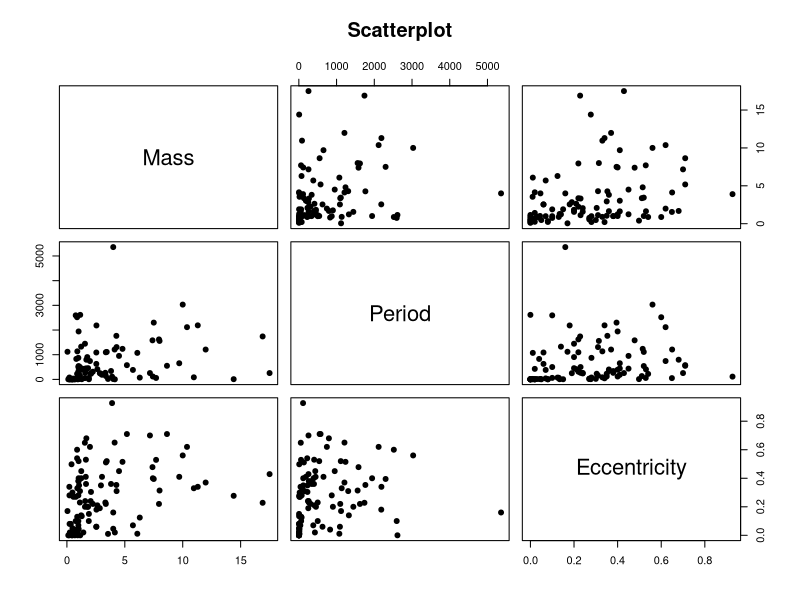
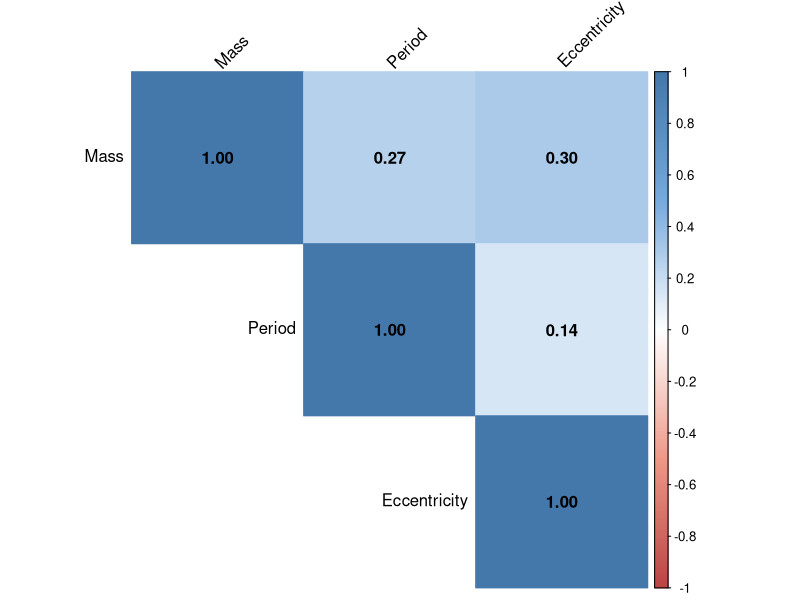
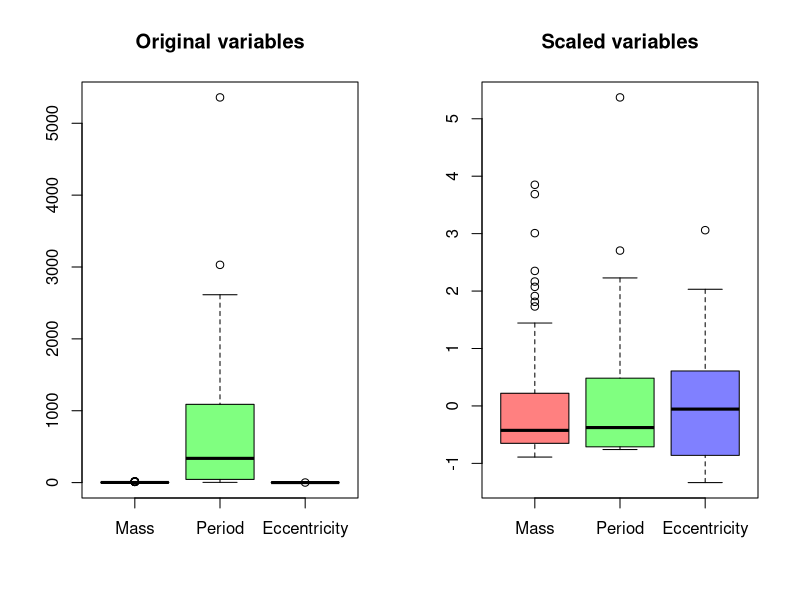
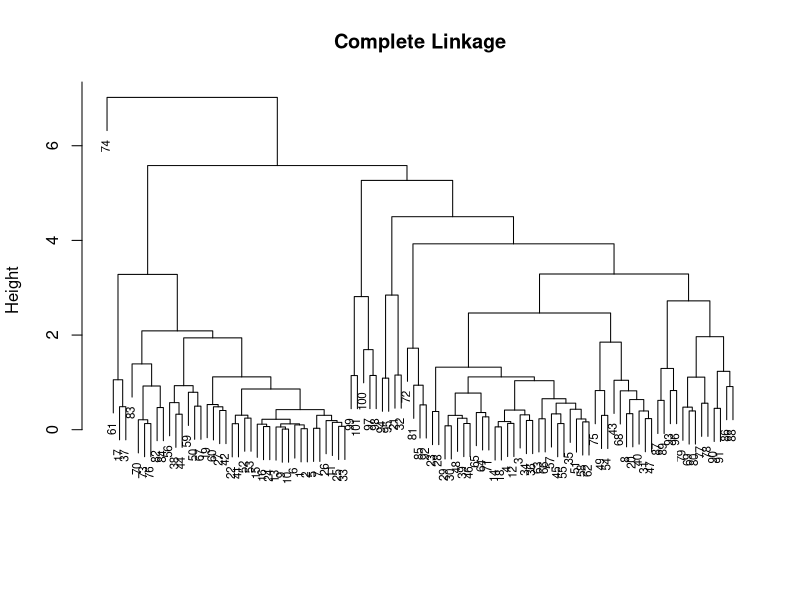
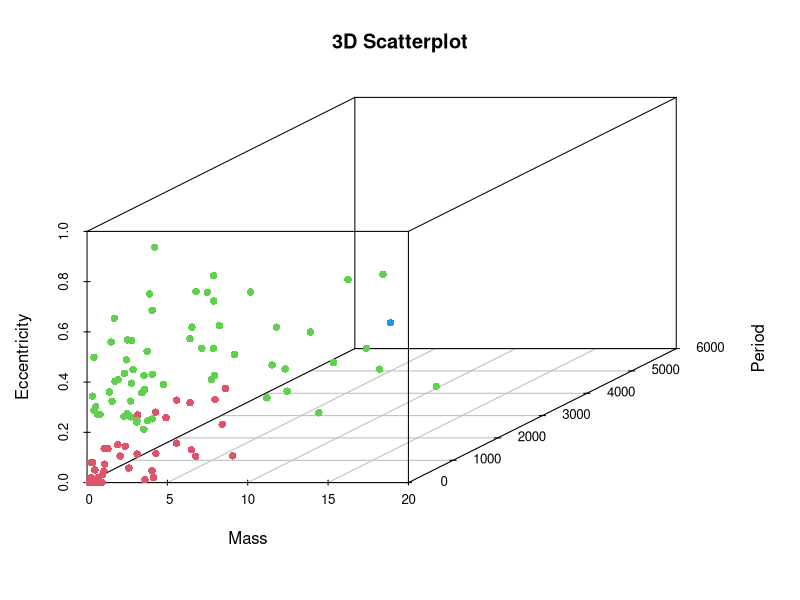
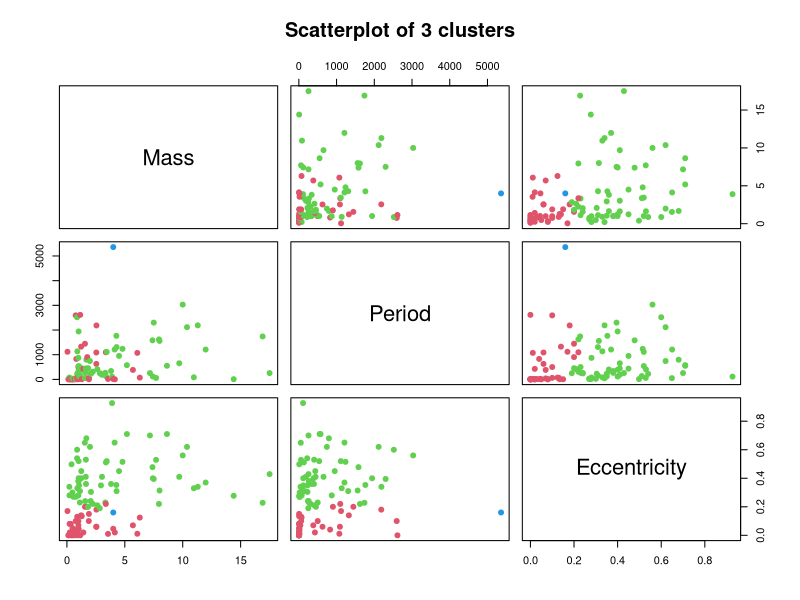
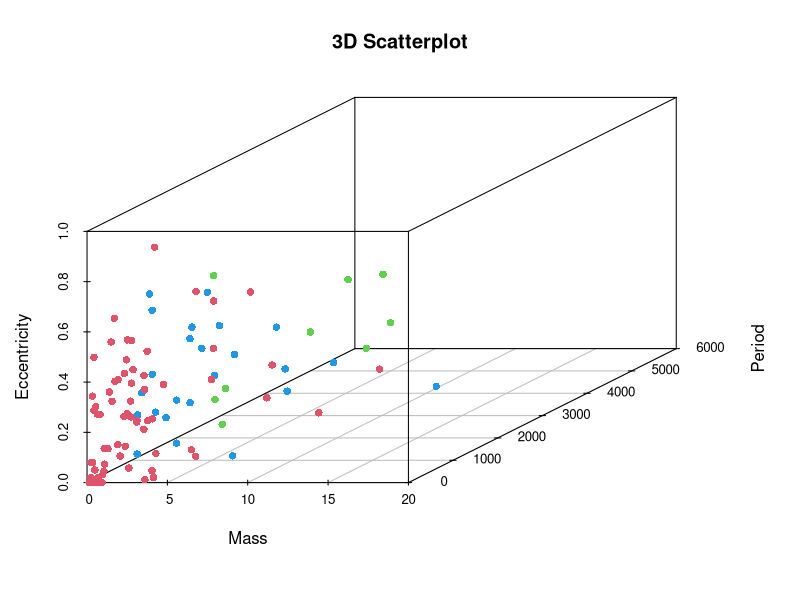
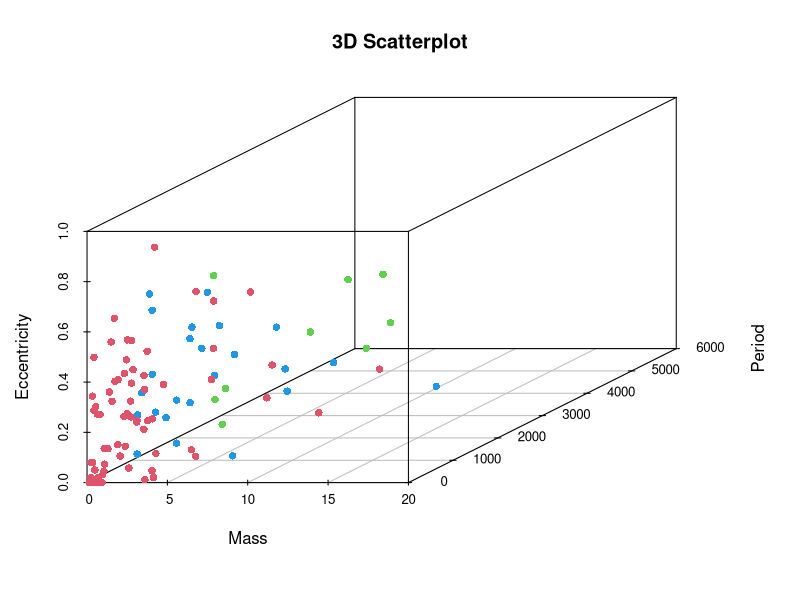

Recreate these plots in R, in order.
# problem 1


planet <- read.csv("planet.csv", header = T)
attach(planet)

head(planet)


summary(planet)
#      Mass            Period          Eccentricity   
# Min.   : 0.050   Min.   :   2.985   Min.   :0.0000  
# 1st Qu.: 0.930   1st Qu.:  44.280   1st Qu.:0.1000  
# Median : 1.760   Median : 337.110   Median :0.2700  
# Mean   : 3.327   Mean   : 666.531   Mean   :0.2815  
# 3rd Qu.: 4.140   3rd Qu.:1089.000   3rd Qu.:0.4100  
# Max.   :17.500   Max.   :5360.000   Max.   :0.9270 

library(corrplot)

plot(planet, main="Scatterplot", pch=19)
col <- colorRampPalette(c("#BB4444", "#EE9988", "#FFFFFF", "#77AADD", "#4477AA"))
corrplot(cor(planet), method="color", col = col(200),  
         type="upper",
         addCoef.col = "black", # Add coefficient of correlation
         tl.col="black", tl.srt=45, sig.level = 0.01, insig = "blank")


# part b)

# standardizing the data
planet.scaled <- scale(planet)

apply(planet.scaled, 2, mean)
apply(planet.scaled, 2, sd)


par(mfrow=c(1,2))
boxplot(planet, col = rainbow(3, s = 0.5), main="Original variables")
boxplot(planet.scaled, col = rainbow(3, s = 0.5), main="Scaled variables")
par(mfrow=c(1,1))



# part d)

# hierarchical cluster using complete linkage and Euclidean distance.

hc.complete <- hclust(dist(planet.scaled), method = "complete")

plot(hc.complete, main = "Complete Linkage", xlab = "", sub = "", 
     cex = 0.7)

hc.clusters <- cutree(hc.complete, 3)
#  [1] 1 1 2 2 1 1 1 2 1 1 1 2 1 2 1 1 1 2 1 2 2 1 2 1 1 1 1 2 2 2 2 2 1 2
# [35] 2 2 1 1 2 2 1 1 2 1 2 2 2 2 2 1 2 1 1 2 2 1 2 2 1 1 1 2 2 2 2 2 1 2
# [69] 2 1 2 2 1 3 2 1 2 2 2 2 2 1 1 1 2 2 2 2 2 2 2 2 2 2 2 2 2 2 2 2 2


a <- cbind(planet,hc.clusters)
aggregate(a[, 1:3], list(a$hc.clusters), mean)
#   Group.1     Mass    Period Eccentricity
# 1       1 1.703316  488.7479   0.07077105
# 2       2 4.311774  699.7941   0.41269355
# 3       3 4.000000 5360.0000   0.16000000

library(scatterplot3d)
scatterplot3d(Mass, Period, Eccentricity, color = (hc.clusters + 1), main="3D Scatterplot", pch = 16)
plot(planet, main="Scatterplot of 3 clusters", col = (hc.clusters + 1), pch=19)



# part e)
set.seed(3)
km.out <- kmeans(planet, 3, nstart = 20)
# K-means clustering with 3 clusters of sizes 68, 9, 24

# Cluster means:
#       Mass    Period Eccentricity
# 1 2.734500  187.5163    0.2606221
# 2 5.390000 2767.2444    0.3283333
# 3 4.233333 1235.9729    0.3232917
# 
# Clustering vector:
#  [1] 1 1 1 1 1 1 1 1 1 1 1 1 1 1 1 1 2 1 3 1 2 1 3 1 1 1 1 3 1 1 1 3 1 1 1 1
# [37] 2 3 1 1 1 1 1 3 1 1 1 1 3 3 1 1 1 3 1 3 1 1 3 1 2 1 1 1 1 1 3 1 3 1 1 1
# [73] 1 2 3 1 3 3 3 3 1 1 3 1 1 3 1 2 1 3 3 1 1 2 2 1 2 3 1 3 1
# 
# Within cluster sum of squares by cluster:
#   [1] 2526577 8224052 2492267
# (between_SS / total_SS =  82.7 %)



scatterplot3d(Mass, Period, Eccentricity, color = (km.out$cluster+ 1), main="3D Scatterplot", pch = 16)


scatterplot3d(Mass, Period, Eccentricity, color = (km.out$cluster+ 1), main="3D Scatterplot", pch = 16)
plot(planet, main="Scatterplot of 3 clusters", col = (km.out$cluster+ 1), pch=19)
